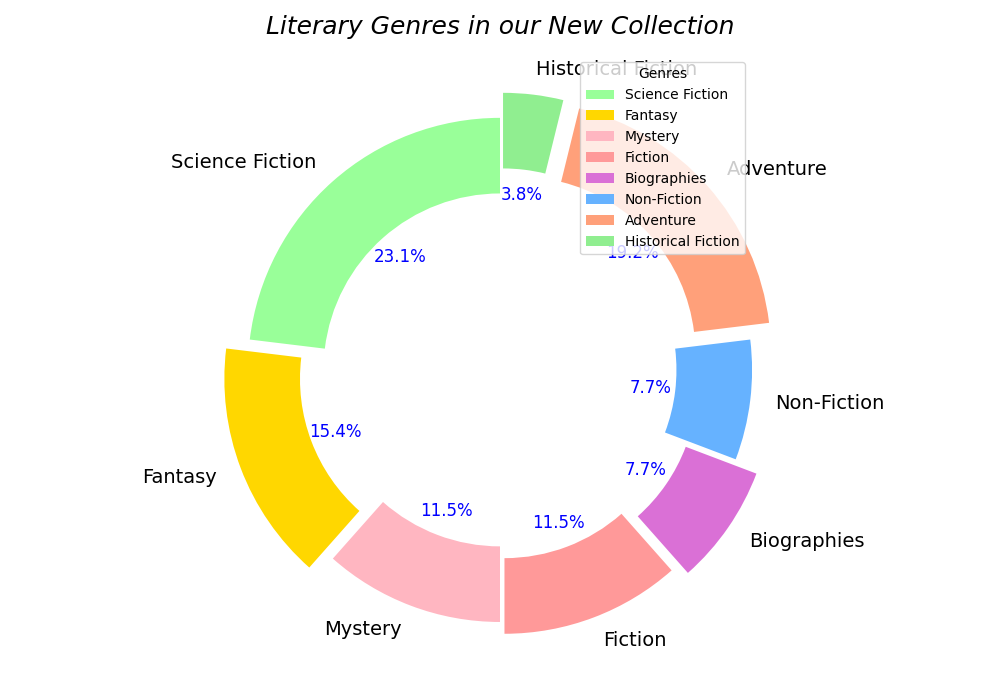

Recreate this plot in Python.
import matplotlib.pyplot as plt

# Updated categories to include new data series
categories = [
    'Science Fiction', 'Fantasy', 'Mystery', 'Fiction', 
    'Biographies', 'Non-Fiction', 'Adventure', 'Historical Fiction'
]

# Updated distribution to include new data series
distribution = [30, 20, 15, 15, 10, 10, 25, 5]

# Updated colors to include new data series
colors = [
    '#99FF99', '#FFD700', '#FFB6C1', '#FF9999', 
    '#DA70D6', '#66B2FF', '#FFA07A', '#90EE90'
]

fig, ax = plt.subplots(figsize=(10, 7))

wedges, texts, autotexts = ax.pie(
    distribution, 
    labels=categories, 
    colors=colors,
    autopct='%1.1f%%', 
    startangle=90,
    explode=(0, 0.1, 0, 0.05, 0.1, 0, 0.1, 0.1),
    wedgeprops=dict(width=0.3)
)

for text in texts:
    text.set_fontsize(14)

for autotext in autotexts:
    autotext.set_color('blue')
    autotext.set_fontsize(12)

ax.grid(which='both', linestyle='--', linewidth=0.5)
ax.set_title('Literary Genres in our New Collection', fontsize=18, style='italic', pad=15)
ax.legend(wedges, categories, loc='upper right', bbox_to_anchor=(0.9, 1), title="Genres")

plt.tight_layout()
plt.show()
